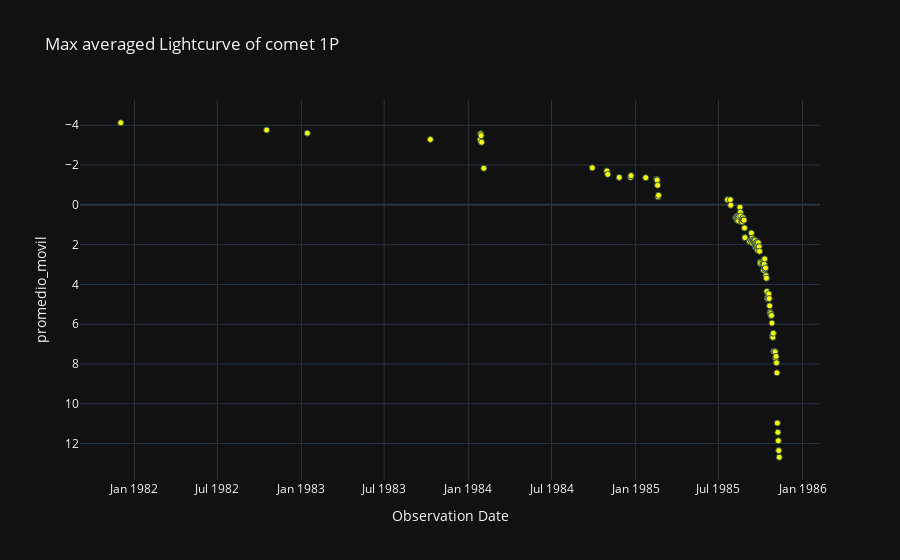

Notebook code cell kept with this figure:
### Code cell
# Gráfica de lus promediada
labels = {'obs_date':'Observation Date','magnitud_reducida':'Magnitude reduced'}
fig = px.scatter(curva_de_luz_externa_v1_df, x='obs_date', y='promedio_movil', template= 'plotly_dark', labels= labels, title=f'Max averaged Lightcurve of comet {nombre_cometa}')
fig.update_traces(marker=dict(color='yellow', size=6, line= dict(width=1, color='DarkSlateGrey')))
fig.update_yaxes(autorange="reversed")
fig.show()
